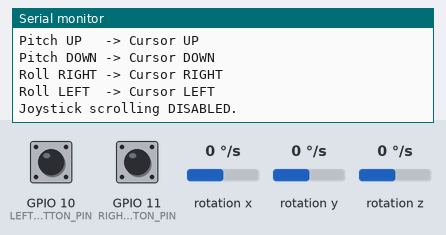
A sketch run on a simulated ESP32-S3. On the bench: the last lines printed to the serial monitor. Wiring (inferred from the names in the program): MPU-6050 motion sensor at I2C address 0x68. Inputs (shaded band) come from the test bench; at power-on: GPIO 10 (LEFT_BUTTON_PIN) HIGH, GPIO 11 (RIGHT_BUTTON_PIN) HIGH, rotation x 0 °/s, rotation y 0 °/s, rotation z 0 °/s. USB keyboard and mouse output is not drawn.

Above: at 9.7 s.
9.8 s: GPIO 10 (LEFT_BUTTON_PIN) pulled LOW for 0.15 s
At 11.0 s:
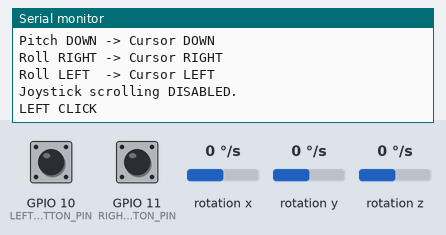
11.4 s: GPIO 11 (RIGHT_BUTTON_PIN) pulled LOW for 0.15 s
At 12.3 s:
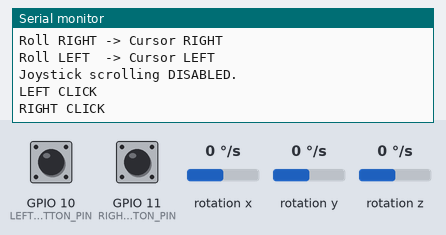

The sketch:

air_mouse.ino
```cpp
#include <Arduino.h>
#include <Wire.h>
#include <BleMouse.h>

// ============================================================
// PIN DEFINITIONS
// ============================================================

// MPU6050 / MPUU6050 clone
#define MPU_ADDR 0x68
#define SDA_PIN 8
#define SCL_PIN 9

// Mouse buttons
#define LEFT_BUTTON_PIN 10
#define RIGHT_BUTTON_PIN 11


// ============================================================
// MPU6050 REGISTERS
// ============================================================

#define PWR_MGMT_1     0x6B
#define GYRO_CONFIG    0x1B
#define ACCEL_CONFIG   0x1C
#define GYRO_XOUT_H    0x43
#define WHO_AM_I       0x75


// ============================================================
// BLE MOUSE
// ============================================================

BleMouse bleMouse(
  "Soorya Air Mouse",
  "ESP32-S3",
  100
);


// ============================================================
// GYRO SETTINGS
// ============================================================

// ±250 degrees/sec
#define GYRO_SCALE 131.0f

// Number of samples for startup calibration
#define CALIBRATION_SAMPLES 1500

float gyroOffsetX = 0;
float gyroOffsetY = 0;
float gyroOffsetZ = 0;


// ============================================================
// CURSOR SETTINGS
// ============================================================

// Cursor speed
// Lower = slower
float CURSOR_SENSITIVITY = 0.28f;

// Ignore tiny gyro movements
float GYRO_DEADZONE = 3.0f;

// Maximum cursor movement per update
int MAX_MOUSE_MOVE = 8;


// ============================================================
// SMOOTHING
// ============================================================

// Lower = smoother but more delayed
// Higher = faster but more jittery
float SMOOTHING_ALPHA = 0.12f;


// Filtered gyro values
float filteredGX = 0;
float filteredGY = 0;
float filteredGZ = 0;


// ============================================================
// BUTTON STATES
// ============================================================

bool lastLeftState = HIGH;
bool lastRightState = HIGH;


// ============================================================
// WRITE MPU REGISTER
// ============================================================

void writeMPURegister(byte reg, byte value)
{
  Wire.beginTransmission(MPU_ADDR);

  Wire.write(reg);
  Wire.write(value);

  Wire.endTransmission();
}


// ============================================================
// READ MPU REGISTER
// ============================================================

byte readMPURegister(byte reg)
{
  Wire.beginTransmission(MPU_ADDR);

  Wire.write(reg);

  Wire.endTransmission(false);

  Wire.requestFrom(MPU_ADDR, (uint8_t)1);

  if (Wire.available())
    return Wire.read();

  return 0xFF;
}


// ============================================================
// READ GYRO
// ============================================================

void readGyro(
  int16_t &gx,
  int16_t &gy,
  int16_t &gz
)
{
  Wire.beginTransmission(MPU_ADDR);

  Wire.write(GYRO_XOUT_H);

  Wire.endTransmission(false);

  Wire.requestFrom(MPU_ADDR, (uint8_t)6);

  if (Wire.available() >= 6)
  {
    gx = ((int16_t)Wire.read() << 8) | Wire.read();
    gy = ((int16_t)Wire.read() << 8) | Wire.read();
    gz = ((int16_t)Wire.read() << 8) | Wire.read();
  }
  else
  {
    gx = 0;
    gy = 0;
    gz = 0;
  }
}


// ============================================================
// INITIALIZE MPU
// ============================================================

bool initializeMPU()
{
  Serial.println();
  Serial.println("Initializing MPU...");


  // Check I2C communication

  Wire.beginTransmission(MPU_ADDR);

  byte error = Wire.endTransmission();

  if (error != 0)
  {
    Serial.println(
      "ERROR: MPU not responding at 0x68!"
    );

    return false;
  }


  Serial.println(
    "I2C device found at 0x68"
  );


  // Read WHO_AM_I

  byte whoAmI =
    readMPURegister(WHO_AM_I);


  Serial.print("WHO_AM_I = 0x");

  if (whoAmI < 0x10)
    Serial.print("0");

  Serial.println(whoAmI, HEX);


  // Your MPUU6050 clone returns 0x70.
  // Do not reject it.

  if (whoAmI == 0x68)
  {
    Serial.println(
      "Standard MPU6050 ID detected."
    );
  }
  else
  {
    Serial.println(
      "Non-standard MPU ID detected."
    );

    Serial.println(
      "Continuing anyway."
    );
  }


  // Wake up MPU

  writeMPURegister(
    PWR_MGMT_1,
    0x00
  );

  delay(100);


  // Gyro ±250 DPS

  writeMPURegister(
    GYRO_CONFIG,
    0x00
  );


  // Accelerometer ±2G

  writeMPURegister(
    ACCEL_CONFIG,
    0x00
  );


  delay(100);


  Serial.println(
    "MPU initialization complete."
  );

  return true;
}


// ============================================================
// GYRO CALIBRATION
// ============================================================

void calibrateGyro()
{
  Serial.println();
  Serial.println(
    "================================"
  );

  Serial.println(
    "GYRO CALIBRATION"
  );

  Serial.println(
    "KEEP THE MOUSE COMPLETELY STILL"
  );

  Serial.println(
    "================================"
  );


  delay(2000);


  long sumX = 0;
  long sumY = 0;
  long sumZ = 0;


  int16_t gx;
  int16_t gy;
  int16_t gz;


  for (
    int i = 0;
    i < CALIBRATION_SAMPLES;
    i++
  )
  {
    readGyro(
      gx,
      gy,
      gz
    );


    sumX += gx;
    sumY += gy;
    sumZ += gz;


    if (i % 100 == 0)
      Serial.print(".");


    delay(2);
  }


  Serial.println();


  gyroOffsetX =
    (float)sumX /
    CALIBRATION_SAMPLES;


  gyroOffsetY =
    (float)sumY /
    CALIBRATION_SAMPLES;


  gyroOffsetZ =
    (float)sumZ /
    CALIBRATION_SAMPLES;


  Serial.println();
  Serial.println(
    "Gyro calibration complete."
  );


  Serial.print(
    "X offset: "
  );

  Serial.println(
    gyroOffsetX
  );


  Serial.print(
    "Y offset: "
  );

  Serial.println(
    gyroOffsetY
  );


  Serial.print(
    "Z offset: "
  );

  Serial.println(
    gyroOffsetZ
  );


  // Reset filters

  filteredGX = 0;
  filteredGY = 0;
  filteredGZ = 0;
}


// ============================================================
// LIMIT CURSOR MOVEMENT
// ============================================================

int limitMovement(float value)
{
  if (value > MAX_MOUSE_MOVE)
    value = MAX_MOUSE_MOVE;


  if (value < -MAX_MOUSE_MOVE)
    value = -MAX_MOUSE_MOVE;


  return (int)value;
}


// ============================================================
// APPLY DEADZONE
// ============================================================

float applyDeadzone(
  float value,
  float deadzone
)
{
  if (fabs(value) < deadzone)
  {
    return 0;
  }


  if (value > 0)
  {
    return value - deadzone;
  }
  else
  {
    return value + deadzone;
  }
}


// ============================================================
// PROCESS GYRO / CURSOR
// ============================================================

void processGyro()
{
  int16_t rawGX;
  int16_t rawGY;
  int16_t rawGZ;


  readGyro(
    rawGX,
    rawGY,
    rawGZ
  );


  // Convert raw gyro values
  // to degrees per second

  float gx =
    (
      (float)rawGX -
      gyroOffsetX
    ) / GYRO_SCALE;


  float gy =
    (
      (float)rawGY -
      gyroOffsetY
    ) / GYRO_SCALE;


  float gz =
    (
      (float)rawGZ -
      gyroOffsetZ
    ) / GYRO_SCALE;


  // ==========================================================
  // LOW-PASS FILTER
  // ==========================================================

  filteredGX =
    filteredGX +
    SMOOTHING_ALPHA *
    (gx - filteredGX);


  filteredGY =
    filteredGY +
    SMOOTHING_ALPHA *
    (gy - filteredGY);


  filteredGZ =
    filteredGZ +
    SMOOTHING_ALPHA *
    (gz - filteredGZ);


  // ==========================================================
  // DEADZONE
  // ==========================================================

  filteredGX =
    applyDeadzone(
      filteredGX,
      GYRO_DEADZONE
    );


  filteredGY =
    applyDeadzone(
      filteredGY,
      GYRO_DEADZONE
    );


  // ==========================================================
  // CURSOR MAPPING
  //
  // Pitch UP    -> Cursor UP
  // Pitch DOWN  -> Cursor DOWN
  //
  // Roll RIGHT  -> Cursor RIGHT
  // Roll LEFT   -> Cursor LEFT
  // ==========================================================

  float mouseX =
    filteredGX *
    CURSOR_SENSITIVITY;


  float mouseY =
    filteredGY *
    CURSOR_SENSITIVITY;


  int moveX =
    limitMovement(
      mouseX
    );


  int moveY =
    limitMovement(
      mouseY
    );


  // ==========================================================
  // SEND CURSOR MOVEMENT
  // ==========================================================

  if (
    bleMouse.isConnected()
  )
  {
    if (
      moveX != 0 ||
      moveY != 0
    )
    {
      bleMouse.move(
        moveX,
        moveY
      );
    }
  }
}


// ============================================================
// PROCESS BUTTONS
// ============================================================

void processButtons()
{
  bool leftState =
    digitalRead(
      LEFT_BUTTON_PIN
    );


  bool rightState =
    digitalRead(
      RIGHT_BUTTON_PIN
    );


  // ==========================================================
  // LEFT CLICK
  // ==========================================================

  if (
    lastLeftState == HIGH &&
    leftState == LOW
  )
  {
    if (
      bleMouse.isConnected()
    )
    {
      bleMouse.click(
        MOUSE_LEFT
      );

      Serial.println(
        "LEFT CLICK"
      );
    }
  }


  // ==========================================================
  // RIGHT CLICK
  // ==========================================================

  if (
    lastRightState == HIGH &&
    rightState == LOW
  )
  {
    if (
      bleMouse.isConnected()
    )
    {
      bleMouse.click(
        MOUSE_RIGHT
      );

      Serial.println(
        "RIGHT CLICK"
      );
    }
  }


  lastLeftState =
    leftState;


  lastRightState =
    rightState;
}


// ============================================================
// SETUP
// ============================================================

void setup()
{
  Serial.begin(115200);

  delay(2000);


  Serial.println();
  Serial.println(
    "===================================="
  );

  Serial.println(
    "       ESP32-S3 BLE AIR MOUSE"
  );

  Serial.println(
    "===================================="
  );


  // ==========================================================
  // BUTTONS
  // ==========================================================

  pinMode(
    LEFT_BUTTON_PIN,
    INPUT_PULLUP
  );

  pinMode(
    RIGHT_BUTTON_PIN,
    INPUT_PULLUP
  );


  // ==========================================================
  // I2C
  // ==========================================================

  Wire.begin(
    SDA_PIN,
    SCL_PIN
  );

  Wire.setClock(100000);

  delay(100);


  // ==========================================================
  // MPU INITIALIZATION
  // ==========================================================

  if (
    !initializeMPU()
  )
  {
    Serial.println(
      "MPU initialization failed!"
    );


    while (1)
    {
      delay(1000);
    }
  }


  // ==========================================================
  // GYRO CALIBRATION
  // ==========================================================

  calibrateGyro();


  // ==========================================================
  // BLE MOUSE
  // ==========================================================

  Serial.println(
    "Starting BLE mouse..."
  );


  bleMouse.begin();


  Serial.println();
  Serial.println(
    "===================================="
  );

  Serial.println(
    "AIR MOUSE READY"
  );

  Serial.println(
    "===================================="
  );

  Serial.println(
    "Pair with: Soorya Air Mouse"
  );

  Serial.println();

  Serial.println(
    "Pitch UP   -> Cursor UP"
  );

  Serial.println(
    "Pitch DOWN -> Cursor DOWN"
  );

  Serial.println(
    "Roll RIGHT -> Cursor RIGHT"
  );

  Serial.println(
    "Roll LEFT  -> Cursor LEFT"
  );

  Serial.println();

  Serial.println(
    "Joystick scrolling DISABLED."
  );
}


// ============================================================
// LOOP
// ============================================================

void loop()
{
  processGyro();

  processButtons();

  delay(5);
}
```

Measured:
- after the input at 9.8 s, the serial monitor: prints a new line at once (image 1)
- after the input at 11.4 s, the serial monitor: prints a new line at once (image 2)
